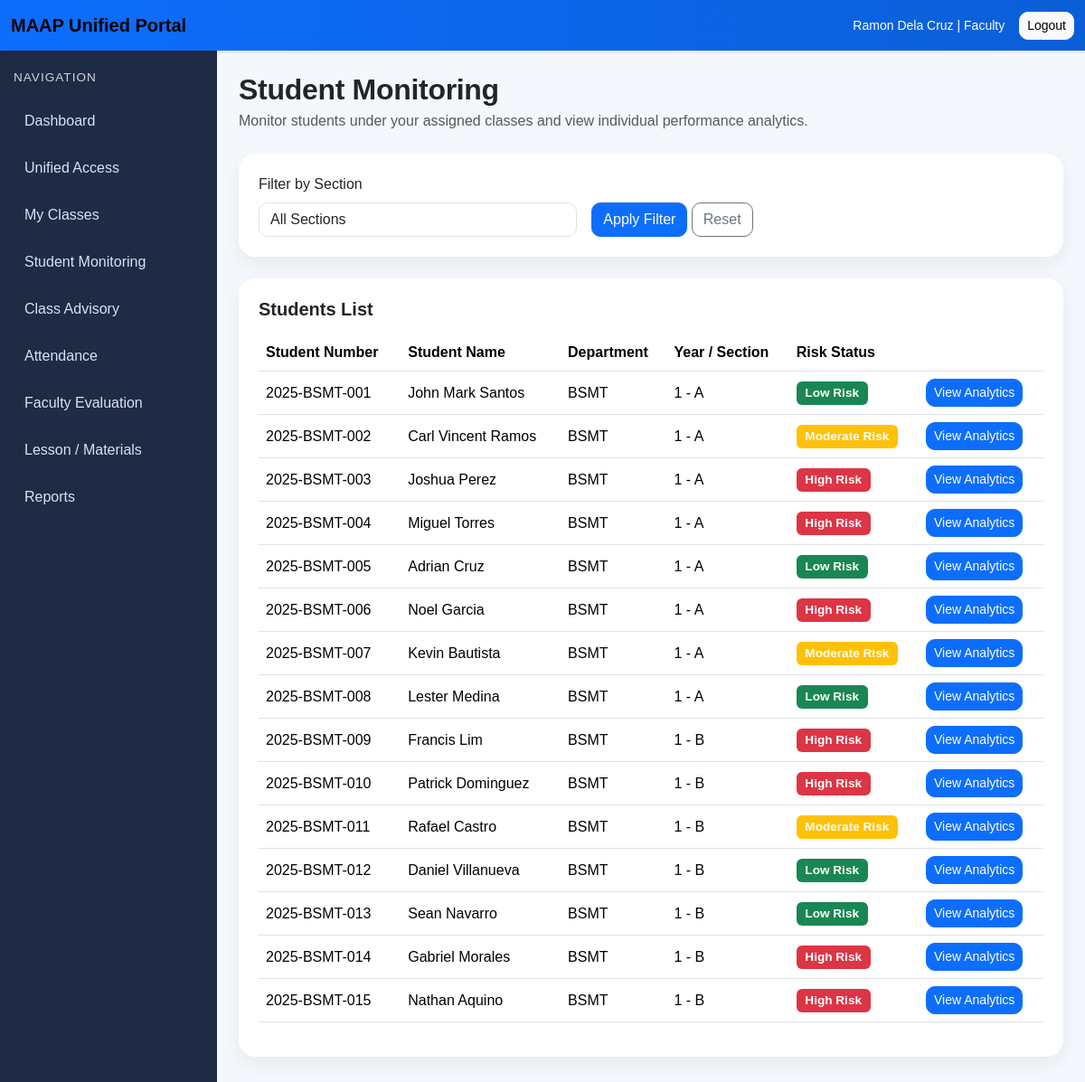
/academics/faculty/students/ (signed in), run on the app's committed database.
### accounts/models.py (models this page shows, shortened)
class CustomUser(AbstractUser):
    ROLE_CHOICES = [
        ("admin", "Admin"),
        ("faculty", "Faculty"),
        ("student", "Student"),
    ]
    role = models.CharField(max_length=20, choices=ROLE_CHOICES, default="student")

### academics/models.py (models this page shows, shortened)
class StudentProfile(models.Model):
    user = models.OneToOneField(
        settings.AUTH_USER_MODEL,
        on_delete=models.CASCADE,
        related_name="student_profile"
    )
    department = models.ForeignKey(
        Department,
        on_delete=models.SET_NULL,
        null=True,
        blank=True,
        related_name="students"
    )
    student_number = models.CharField(max_length=30, unique=True)
    year_level = models.CharField(max_length=20)
    section = models.CharField(max_length=50)
    class Meta:
        ordering = ["student_number"]

class Department(models.Model):
    name = models.CharField(max_length=150, unique=True)
    code = models.CharField(max_length=20, unique=True)
    class Meta:
        ordering = ["name"]

### academics/views.py (the view)
# urls.py: path("faculty/students/", views.faculty_student_monitoring, name="faculty-student-monitoring"),
@login_required
def faculty_student_monitoring(request):
    if not _faculty_check(request):
        messages.error(request, "You are not authorized to access student monitoring.")
        return redirect("role-redirect")
    faculty_profile = request.user.faculty_profile
    selected_section = request.GET.get("section", "")
    assigned_sections = (
        ClassSection.objects
        .filter(faculty=faculty_profile)
        .values_list("section_name", flat=True)
        .distinct()
        .order_by("section_name")
    )
    enrollments = (
        Enrollment.objects
        .filter(class_section__faculty=faculty_profile)
        .select_related(
            "student__user",
            "student__department",
            "class_section__subject",
        )
    )
    if selected_section:
        enrollments = enrollments.filter(class_section__section_name=selected_section)
    student_ids = (
        enrollments
        .values_list("student_id", flat=True)
        .distinct()
    )
    students = (
        StudentProfile.objects
        .filter(id__in=student_ids)
        .select_related("user", "department")
        .order_by("student_number")
    )
    student_rows = []
    for student in students:
        student_enrollments = enrollments.filter(student=student)
        grade_qs = Grade.objects.filter(enrollment__in=student_enrollments)
        attendance_qs = AttendanceSummary.objects.filter(enrollment__in=student_enrollments)
        average_grade = grade_qs.aggregate(avg=Avg("final_grade")).get("avg")
        average_attendance = attendance_qs.aggregate(avg=Avg("attendance_percent")).get("avg")
        risk_level, risk_badge, advisory = _student_risk_from_records(grade_qs, attendance_qs)
        student_rows.append({
            "student": student,
            "subjects_count": student_enrollments.count(),
            "average_grade": average_grade,
            "average_attendance": average_attendance,
            "risk_level": risk_level,
            "risk_badge": risk_badge,
            "advisory": advisory,
        })
    context = {
        "page_title": "Student Monitoring",
        "assigned_sections": assigned_sections,
        "selected_section": selected_section,
        "student_rows": student_rows,
    }
    return render(request, "academics/faculty_student_monitoring.html", context)

### academics/views.py (called while the page is built)
def _faculty_check(request):
    if request.user.role != "faculty":
        return False
    if not hasattr(request.user, "faculty_profile"):
        return False
    return True

### templates/academics/faculty_student_monitoring.html (shortened to what this page needs)
{% extends "base.html" %}
{% block content %}
<div class="page-header">
    <h2 class="fw-bold mb-1">Student Monitoring</h2>
    <p class="text-muted mb-0">
        Monitor students under your assigned classes and view individual performance analytics.
    </p>
</div>
<div class="section-box mb-4">
    <form method="get" class="row g-3 align-items-end">
        <div class="col-md-5">
            <label class="form-label">Filter by Section</label>
            <select name="section" class="form-control">
                <option value="">All Sections</option>
            </select>
        </div>
        <div class="col-md-4">
            <button type="submit" class="btn btn-primary">Apply Filter</button>
            <a href="{% url 'faculty-student-monitoring' %}" class="btn btn-outline-secondary">Reset</a>
        </div>
    </form>
</div>
<div class="section-box">
    <h5 class="fw-bold mb-3">Students List</h5>
        <div class="table-responsive">
            <table class="table align-middle">
            <thead>
                <tr>
                    <th>Student Number</th>
                    <th>Student Name</th>
                    <th>Department</th>
                    <th>Year / Section</th>
                    <th>Risk Status</th>
                    <th></th>
                </tr>
            </thead>
            <tbody>
                {% for row in student_rows %}
                <tr>
                    <td>{{ row.student.student_number }}</td>
                    <td>{{ row.student.user.get_full_name }}</td>
                    <td>
                        {% if row.student.department %}
                            {{ row.student.department.code }}
                        {% else %}
                            -
                        {% endif %}
                    </td>
                    <td>{{ row.student.year_level }} - {{ row.student.section }}</td>
                    <td>
                        <span class="badge bg-{{ row.risk_badge }}">
                            {{ row.risk_level }}
                        </span>
                    </td>
                    <td>
                        <a href="{% url 'faculty-student-analytics' row.student.id %}" class="btn btn-primary btn-sm">
                            View Analytics
                        </a>
                    </td>
                </tr>
                {% empty %}
                <tr>
                    <td colspan="6" class="text-center text-muted">
                        No students found under your assigned classes.
                    </td>
                </tr>
                {% endfor %}
            </tbody>
        </table>
    </div>
</div>
{% endblock %}

### templates/base.html (shortened to what this page needs)
{% load static %}
<!DOCTYPE html>
<html lang="en">
<head>
    <link href="https://cdn.jsdelivr.net/npm/bootstrap@5.3.3/dist/css/bootstrap.min.css" rel="stylesheet">
    <link rel="stylesheet" href="{% static 'css/portal.css' %}">
</head>
<body>
{% if user.is_authenticated %}
    <nav class="navbar navbar-expand-lg portal-navbar shadow-sm">
        <div class="container-fluid">
            <a class="navbar-brand fw-bold" href="{% url 'role-redirect' %}">
                MAAP Unified Portal
            </a>
            <div class="d-flex align-items-center gap-3 ms-auto">
                <span class="text-white small">
                    {{ user.get_full_name|default:user.username }} | {{ user.role|title }}
                </span>
                <form method="post" action="{% url 'logout' %}">
                    <button type="submit" class="btn btn-light btn-sm">Logout</button>
                </form>
            </div>
        </div>
    </nav>
    <div class="portal-wrapper">
        <aside class="portal-sidebar">
            <div class="sidebar-heading">Navigation</div>
            <a href="{% url 'role-redirect' %}" class="sidebar-link">Dashboard</a>
            <a href="{% url 'unified-access' %}" class="sidebar-link">Unified Access</a>
            {% if user.role == 'admin' %}
                    <a href="{% url 'admin-faculty-list' %}" class="sidebar-link">Faculty</a>
                    <button class="sidebar-link sidebar-toggle {% if '/evaluations/' in request.path %}active{% endif %}"
                        type="button"
                        data-bs-toggle="collapse"
                        data-bs-target="#evaluationSubMenu"
                        aria-expanded="{% if '/evaluations/' in request.path %}true{% else %}false{% endif %}"
                        aria-controls="evaluationSubMenu">Evaluation<span class="sidebar-arrow">▾</span>
                    </button>
                        <div class="collapse {% if '/evaluations/' in request.path %}show{% endif %}" id="evaluationSubMenu">
                            <div class="sidebar-submenu">
                                <a href="{% url 'evaluation-input' %}" class="sidebar-sublink">Evaluation Input</a>
                                <a href="{% url 'evaluation-summary' %}" class="sidebar-sublink">Evaluation Summary</a>
                            </div>
                        </div>
                <a href="{% url 'reports-index' %}" class="sidebar-link">Reports</a>
                <a href="{% url 'forms-repository' %}" class="sidebar-link">Forms</a>
            {% elif user.role == 'faculty' %}
                <a href="{% url 'faculty-class-list' %}" class="sidebar-link">My Classes</a>
                <a href="{% url 'faculty-student-monitoring' %}" class="sidebar-link">Student Monitoring</a>
                <a href="{% url 'faculty-class-advisory' %}" class="sidebar-link">Class Advisory</a>
                <a href="{% url 'faculty-attendance-class-list' %}" class="sidebar-link">Attendance</a>
                <a href="{% url 'faculty-evaluation-dashboard' %}" class="sidebar-link">Faculty Evaluation</a>
                <a href="{% url 'lesson-materials' %}" class="sidebar-link">Lesson / Materials</a>
                <a href="{% url 'reports-index' %}" class="sidebar-link">Reports</a>
            {% endif %}
        </aside>
        <main class="portal-content">
{% else %}
    <div class="container py-5">
        <div class="row justify-content-center">
            <div class="col-md-6 col-lg-5">
{% endif %}
                {% block content %}{% endblock %}
{% if user.is_authenticated %}
        </main>
    </div>
{% else %}
            </div>
        </div>
    </div>
{% endif %}
</body>
</html>

### static/css/portal.css (style rules this page uses)
body { background-color: #f4f7fb; font-family: Arial, sans-serif; margin: 0; overflow-x: hidden; }
.portal-navbar { background: linear-gradient(90deg, #0d6efd, #0b5ed7); }
.portal-wrapper { display: flex; min-height: calc(100vh - 56px); width: 100%; max-width: 100vw; min-width: 0; overflow-x: hidden; }
.portal-sidebar { width: 240px; flex: 0 0 240px; background-color: #1f2a44; color: #ffffff; padding: 20px 15px; }
.sidebar-heading { font-size: 0.85rem; text-transform: uppercase; letter-spacing: 1px; margin-bottom: 16px; opacity: 0.8; }
.sidebar-link { display: block; color: #d9e2f2; text-decoration: none; padding: 10px 12px; margin-bottom: 8px; border-radius: 10px; transition: 0.2s ease; }
.portal-content { flex: 1 1 auto; width: calc(100vw - 240px); max-width: calc(100vw - 240px); padding: 24px; min-width: 0; overflow-x: hidden; box-sizing: border-box; }
.page-header { margin-bottom: 24px; }
.section-box { background: #ffffff; border-radius: 18px; padding: 22px; box-shadow: 0 8px 20px rgba(0, 0, 0, 0.06); }
.badge { font-size: 0.85rem; padding: 0.45em 0.7em; }
.table th { white-space: nowrap; }
.table td { vertical-align: middle; }
.btn { border-radius: 10px; }
.form-control, .form-select { border-radius: 10px; }
.page-header h2 { letter-spacing: -0.3px; }
.section-box { margin-bottom: 4px; }
.admin-dashboard *, .portal-content * { box-sizing: border-box; }

### data on the page
CustomUser: get_full_name "Ramon Dela Cruz", role "Faculty"
StudentProfile: student.student_number "2025-BSMT-001", student.user.get_full_name "John Mark Santos", student.department.code "BSMT", student.year_level "1", student.section "A", risk_level "Low Risk"
StudentProfile: student.student_number "2025-BSMT-002", student.user.get_full_name "Carl Vincent Ramos", student.department.code "BSMT", student.year_level "1", student.section "A", risk_level "Moderate Risk"
StudentProfile: student.student_number "2025-BSMT-003", student.user.get_full_name "Joshua Perez", student.department.code "BSMT", student.year_level "1", student.section "A", risk_level "High Risk"
StudentProfile: student.student_number "2025-BSMT-004", student.user.get_full_name "Miguel Torres", student.department.code "BSMT", student.year_level "1", student.section "A", risk_level "High Risk"
StudentProfile: student.student_number "2025-BSMT-005", student.user.get_full_name "Adrian Cruz", student.department.code "BSMT", student.year_level "1", student.section "A", risk_level "Low Risk"
StudentProfile: student.student_number "2025-BSMT-006", student.user.get_full_name "Noel Garcia", student.department.code "BSMT", student.year_level "1", student.section "A", risk_level "High Risk"
StudentProfile: student.student_number "2025-BSMT-007", student.user.get_full_name "Kevin Bautista", student.department.code "BSMT", student.year_level "1", student.section "A", risk_level "Moderate Risk"
StudentProfile: student.student_number "2025-BSMT-008", student.user.get_full_name "Lester Medina", student.department.code "BSMT", student.year_level "1", student.section "A", risk_level "Low Risk"
StudentProfile: student.student_number "2025-BSMT-009", student.user.get_full_name "Francis Lim", student.department.code "BSMT", student.year_level "1", student.section "B", risk_level "High Risk"
StudentProfile: student.student_number "2025-BSMT-010", student.user.get_full_name "Patrick Dominguez", student.department.code "BSMT", student.year_level "1", student.section "B", risk_level "High Risk"
StudentProfile: student.student_number "2025-BSMT-011", student.user.get_full_name "Rafael Castro", student.department.code "BSMT", student.year_level "1", student.section "B", risk_level "Moderate Risk"
StudentProfile: student.student_number "2025-BSMT-012", student.user.get_full_name "Daniel Villanueva", student.department.code "BSMT", student.year_level "1", student.section "B", risk_level "Low Risk"
StudentProfile: student.student_number "2025-BSMT-013", student.user.get_full_name "Sean Navarro", student.department.code "BSMT", student.year_level "1", student.section "B", risk_level "Low Risk"
StudentProfile: student.student_number "2025-BSMT-014", student.user.get_full_name "Gabriel Morales", student.department.code "BSMT", student.year_level "1", student.section "B", risk_level "High Risk"
StudentProfile: student.student_number "2025-BSMT-015", student.user.get_full_name "Nathan Aquino", student.department.code "BSMT", student.year_level "1", student.section "B", risk_level "High Risk"
